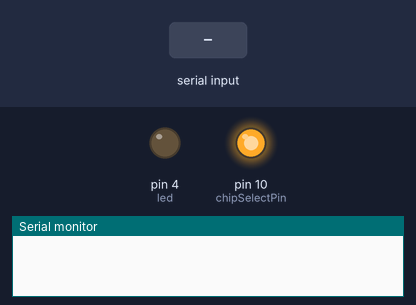
Bench run of a sketch on a simulated Arduino Uno, built with avr-gcc and run on an emulated ATmega328P. Shown: output pins drawn as LEDs (lit = HIGH), the last lines printed to the serial monitor. The inputs (shaded band) are chosen by the test bench.

Above: at 2.2 s.
2.3 s: "s" received over Serial
At 3.0 s:
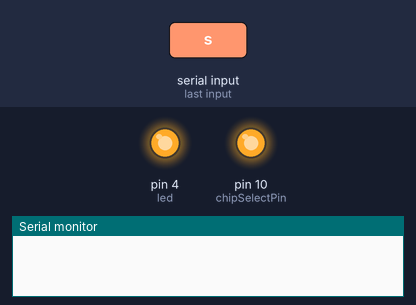
5.3 s: "1" received over Serial
At 7.7 s:
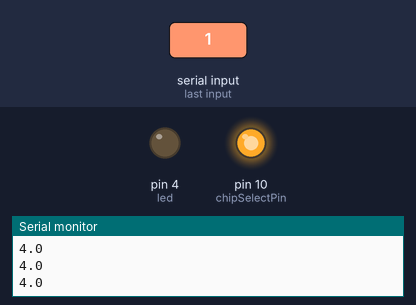
Timing chart, 0 to 9.2 s (numbered marks = the images above; inputs shaded):
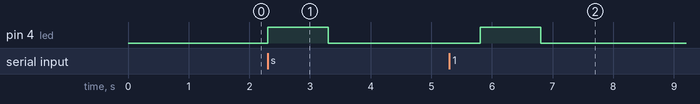

The sketch:

ReadTemp.ino
```cpp
/*****************************************************************************
*
* Diwell Electronics Co.,Ltd.
* Project Name : (DTPML-SPI 시리즈) SPI Master Code
* Version : 1.2
* SYSTEM CLOCK : 16Mhz
* BOARD : Arduino UNO. 5V operation
* 지원 모델 : DTPML-SPI-151, DTPML-SPI-81


 PORT Description

1. ChipSelectPin : 10
2. MOSI(Master Output) : 11
3. MISO(Master Input) : 12
4. SCK : 13
  온도센서모듈 입력전원은 3.3V로 하셔야 하며 포트 연결 방법은 회로도를 참고하십시오.
  온도센서 통신포트의 논리 레벨은 3.3V 이기 때문에 반드시 회로도를 참고하시기 바랍니다.

 Revision history.

1. 2016.5.4  : First version is released.
2. 2016.5.9  : 방사율 READ/WRITE 함수 추가(함수 내부 주의 사항 필독!)
3. 2016.5.9  : 레이저 ON 명령 함수 추가
4. 2020.1.2. : Timer1을 이용한 request 주기 설정
****************************************************************************/
#include<SPI.h>

#define OBJECT	0xA0			// 대상 온도 커맨드
#define SENSOR	0xA1			// 센서 온도 커맨드
#define ERATIO 0xA2                     // 방사율 읽기 커맨드
#define LASER  0xA4                     // 레이저 ON 커맨드
#define DELAY_10us  10                  // delay 10us
#define DELAY_35us  35                  // delay 35us

const int chipSelectPin  = 10;
unsigned char cEratio;                     // 방사율 저장 변수
unsigned char Timer1_Flag = 0;
int  iOBJECT, iSENSOR;	                  // 부호 2byte 온도 저장 변수
volatile unsigned char Laser_Flag=0;
char income = '\0'; // 라즈베리파이에서 받아오는 문자열
int count = 0; // 카운터 변수

void setup() {
  /* Setting CS & SPI */
  digitalWrite(chipSelectPin , HIGH);    // SCE High Level
  pinMode(chipSelectPin , OUTPUT);        // SCE OUTPUT Mode
  SPI.setDataMode(SPI_MODE3);            // SPI Mode 3
  SPI.setClockDivider(SPI_CLOCK_DIV16);  // 16MHz/16 = 1MHz
  SPI.setBitOrder(MSBFIRST);             // MSB First
  SPI.begin();                           // Initialize SPI

  pinMode(2, INPUT_PULLUP);
  pinMode(4, OUTPUT); // led
  attachInterrupt(digitalPinToInterrupt(2), LASER_ISR, FALLING);
  Ewrite_COMMAND(98);

  delay(500);                             // Sensor initialization time
  Timer1_Init();                          // Timer1 setup : 50ms(20Hz) interval
  Serial.begin(9600);
  interrupts();                           // enable all interrupts

}
void LASER_ISR(void){
  detachInterrupt(digitalPinToInterrupt(2));
  Laser_Flag =1;
}
int SPI_COMMAND(unsigned char cCMD, unsigned char delay_us){
    unsigned char T_high_byte;
    unsigned char T_low_byte;
    digitalWrite(chipSelectPin , LOW);  // SCE Low Level
    delayMicroseconds(10);              // delay(10us)
    SPI.transfer(cCMD);                // transfer  1st Byte
    delayMicroseconds(delay_us);       // delay
    T_low_byte = SPI.transfer(0x22);   // transfer  2nd Byte
    delayMicroseconds(delay_us);        // delay
    T_high_byte = SPI.transfer(0x22);  // transfer  3rd Byte
    delayMicroseconds(10);              // delay(10us)
    digitalWrite(chipSelectPin , HIGH); // SCE High Level

    return (T_high_byte<<8 | T_low_byte);	// 온도값 return
}

void Ewrite_COMMAND(unsigned char cRatio){  // 방사율 WRITE 함수 (아래 주의 필독!!!)
  // 주의!!! : 방사율 WRITE 명령을 while문 안에 넣어서 무한 반복으로 실행하면 안됩니다.
  // 방사율 WRITE 명령은 버튼이나 특정 조건에 의해 한번만 실행하도록 하세요.
  // 반복 플레시 작업시 제품 수명에 영향을 끼칩니다.
  // 한번 저장된 방사율은 전원을 리셋 해도 값을 유지합니다..
    unsigned char dummy;
    if( (cRatio <10 ) || (cRatio > 100)){    // range : 10 ~ 100
      cRatio = 97;
    }
    digitalWrite(chipSelectPin , LOW);  // SCE Low Level
    delayMicroseconds(10);              // delay(10us)
    SPI.transfer(0xA3);                // transfer 1st Byte
    delayMicroseconds(DELAY_35us);      // delay(35us)
    dummy = SPI.transfer(0x22);        // transfer 2nd Byte
    delayMicroseconds(DELAY_35us);      //delay(35us)
    dummy = SPI.transfer(cRatio);        // transfer 3rd Byte (Eratio)
    delayMicroseconds(10);              //delay(10us)
    digitalWrite(chipSelectPin , HIGH); // SCE High Level
    delay(500);                          // delay(500ms);
}

ISR(TIMER1_OVF_vect){        // interrupt service routine (Timer1 overflow)
  TCNT1 = 62411;            // preload timer : 이 값을 바꾸지 마세요.
  Timer1_Flag = 1;          // Timer 1 Set Flag
}
void Timer1_Init(void){
  TCCR1A = 0;
  TCCR1B = 0;
  TCNT1 = 62411;            // preload timer 65536-16MHz/256/20Hz
  TCCR1B |= (1 << CS12);    // 256 prescaler
  TIMSK1 |= (1 << TOIE1);   // enable timer overflow interrupt
}


void loop() {
  // put your main code here, to run repeatedly:

  while(Serial.available()){   //시리얼에 읽을 값이 있으면
    //Serial.println(Serial.available());
    digitalWrite(4, HIGH);    //초록불 켜기
    delay(1000);
    digitalWrite(4, LOW);    //초록불 켜기
    income += (char)Serial.read(); //income안에 해당 내용 저장
    if(income == 's'){
      break;
    }
    //Serial.println(income);//시리얼에 해당 내용 전송
  }
  if(income != 0){ //income에 내용이 있으면

    if(income == 's'){
      //Serial.println("1");
      while (count++ < 5){
        if(Timer1_Flag){                // 50ms마다 반복 실행(Timer 1 Flag check)
          Timer1_Flag = 0;                              // Reset Flag
          iOBJECT = SPI_COMMAND(OBJECT,DELAY_10us);     // 대상 온도 Read
          delayMicroseconds(10);                        // 10us : 이 라인을 지우지 마세요
          iSENSOR = SPI_COMMAND(SENSOR,DELAY_10us);     // 센서 온도 Read
          delayMicroseconds(10);                        // 10us : 이 라인을 지우지 마세요
          cEratio = SPI_COMMAND(ERATIO,DELAY_35us);     // 방사율 READ, 반드시 35us

          //Serial.print("Object Temp : ");             // 하이퍼터미널 출력
          Serial.println((float(iOBJECT)/10 + 4),1);
          //Serial.print("     Sensor Temp : ");
          //Serial.print(float(iSENSOR)/10,1);
          //Serial.print("    Eratio : ");
          //Serial.println(float(cEratio)/100,2);
          delay(500);
          SPI_COMMAND(LASER,DELAY_10us);
        }
        /*if(Laser_Flag == 1){
          Laser_Flag = 0;
          SPI_COMMAND(LASER,DELAY_10us);
          while(digitalRead(2)==LOW);
          attachInterrupt(digitalPinToInterrupt(2), LASER_ISR, FALLING);
        }*/
      }
      LASER_ISR();
      count = 0;
    }
    income = '\0'; //전송한 income내용 초기화
  }
}
```

Measured:
- after the input at 2.3 s, pin 4 (led): LOW → HIGH at once, → LOW 1.0 s later
- after the input at 5.3 s, pin 4 (led): LOW → HIGH after 0.50 s, → LOW 1.0 s later
